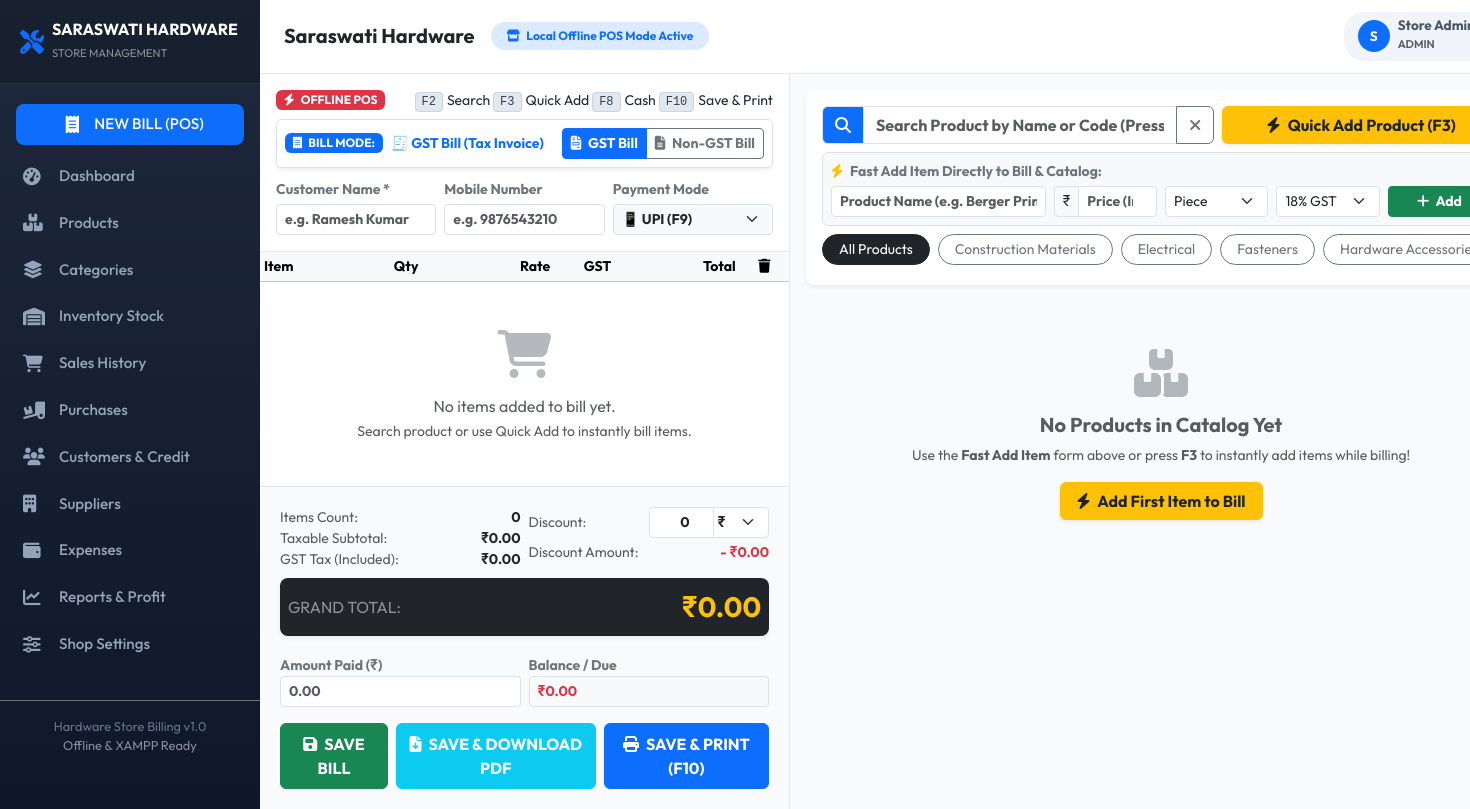
The app's page /billing/new_bill.php (signed in) with its own data.
### tables this page shows
CREATE TABLE IF NOT EXISTS `settings` (
  `id` INT AUTO_INCREMENT PRIMARY KEY,
  `setting_key` VARCHAR(50) NOT NULL UNIQUE,
  `setting_value` TEXT DEFAULT NULL
);

CREATE TABLE IF NOT EXISTS `categories` (
  `id` INT AUTO_INCREMENT PRIMARY KEY,
  `name` VARCHAR(100) NOT NULL UNIQUE,
  `description` TEXT DEFAULT NULL,
  `status` TINYINT(1) DEFAULT 1,
  `created_at` DATETIME DEFAULT CURRENT_TIMESTAMP
);

### billing/new_bill.php (the view, shortened to what the rows shown need)
<?php
require_once __DIR__ . '/../includes/header.php';
$db = get_db();
$catStmt = $db->query("SELECT * FROM categories WHERE status = 1 ORDER BY name ASC");
$categories = $catStmt->fetchAll();
?>
<div id="content">
    <?php require_once __DIR__ . '/../includes/navbar.php'; ?>
    <div class="container-fluid p-0 pos-container">
        <div class="row g-0 h-100">
            <div class="col-lg-5 col-xl-5 pos-cart-panel">
                <div class="pos-cart-table-wrapper">
                    <table class="table table-hover table-sm mb-0 align-middle">
                        <thead class="table-light sticky-top">
                            <tr class="small text-muted">
                                <th>Item</th>
                                <th class="text-center" style="width:110px;">Qty</th>
                                <th class="text-end">Rate</th>
                                <th class="text-center">GST</th>
                                <th class="text-end">Total</th>
                                <th class="text-center"><i class="fa-solid fa-trash"></i></th>
                            </tr>
                        </thead>
                    </table>
                </div>
            </div>
            <div class="col-lg-7 col-xl-7 pos-product-panel">
                <div class="bg-white p-3 rounded-3 shadow-sm mb-3">
                    <div class="d-flex gap-2 overflow-x-auto pb-1" style="white-space: nowrap;">
                        <button class="btn btn-sm btn-dark px-3 rounded-pill" onclick="filterCategory(0)">All Products</button>
                        <?php foreach ($categories as $cat): ?>
                            <button class="btn btn-sm btn-outline-secondary px-3 rounded-pill" onclick="filterCategory(<?php echo $cat['id']; ?>)">
                                <?php echo sanitize($cat['name']); ?>
                            </button>
                        <?php endforeach; ?>
                    </div>
                </div>
            </div>
        </div>
    </div>
</div>
<?php require_once __DIR__ . '/../includes/footer.php'; ?>

### includes/navbar.php (shortened to what the rows shown need)
<?php
require_once __DIR__ . '/../config/database.php';
$shopName = get_setting('shop_name', 'Saraswati Hardware');
?>
<header class="main-navbar no-print d-flex align-items-center justify-content-between">
    <div class="d-flex align-items-center">
        <h5 class="fw-bold mb-0 text-dark me-3">
            <?php echo sanitize($shopName); ?>
        </h5>
        <span class="badge bg-primary-soft text-primary px-3 py-2 rounded-pill d-none d-md-inline-block">
            <i class="fa-solid fa-store me-1"></i> Local Offline POS Mode Active
        </span>
    </div>
</header>

### records on screen
settings: setting_value "Saraswati Hardware"
categories: name "Construction Materials"
categories: name "Electrical"
categories: name "Fasteners"
categories: name "Hardware…"

### other values on screen
substr($user['name'], 0, 1) "S"
$user['name'] "Store…"
$user['role'] "ADMIN"
